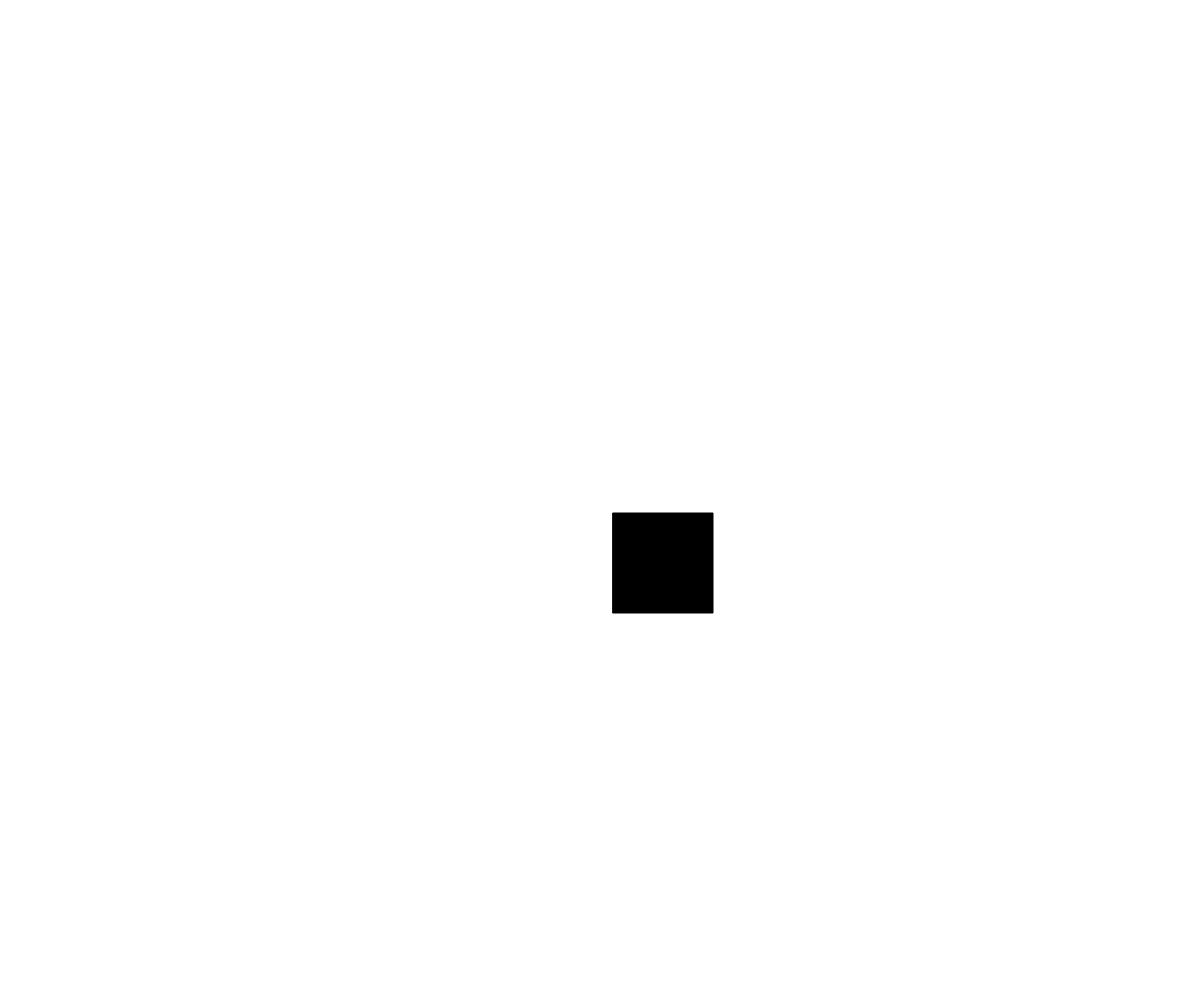
Frame 1 (no input)
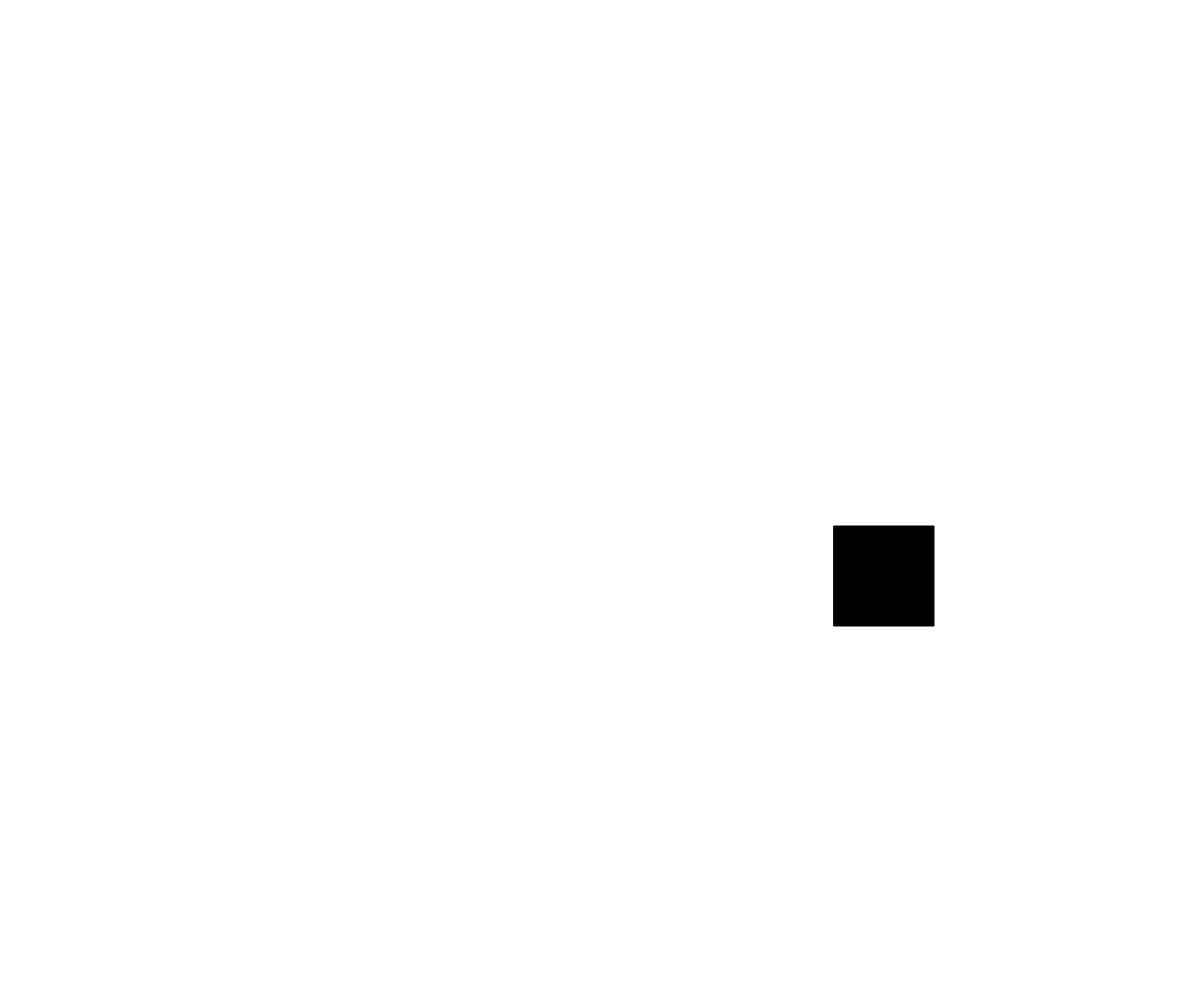
Frame 60 (no input)
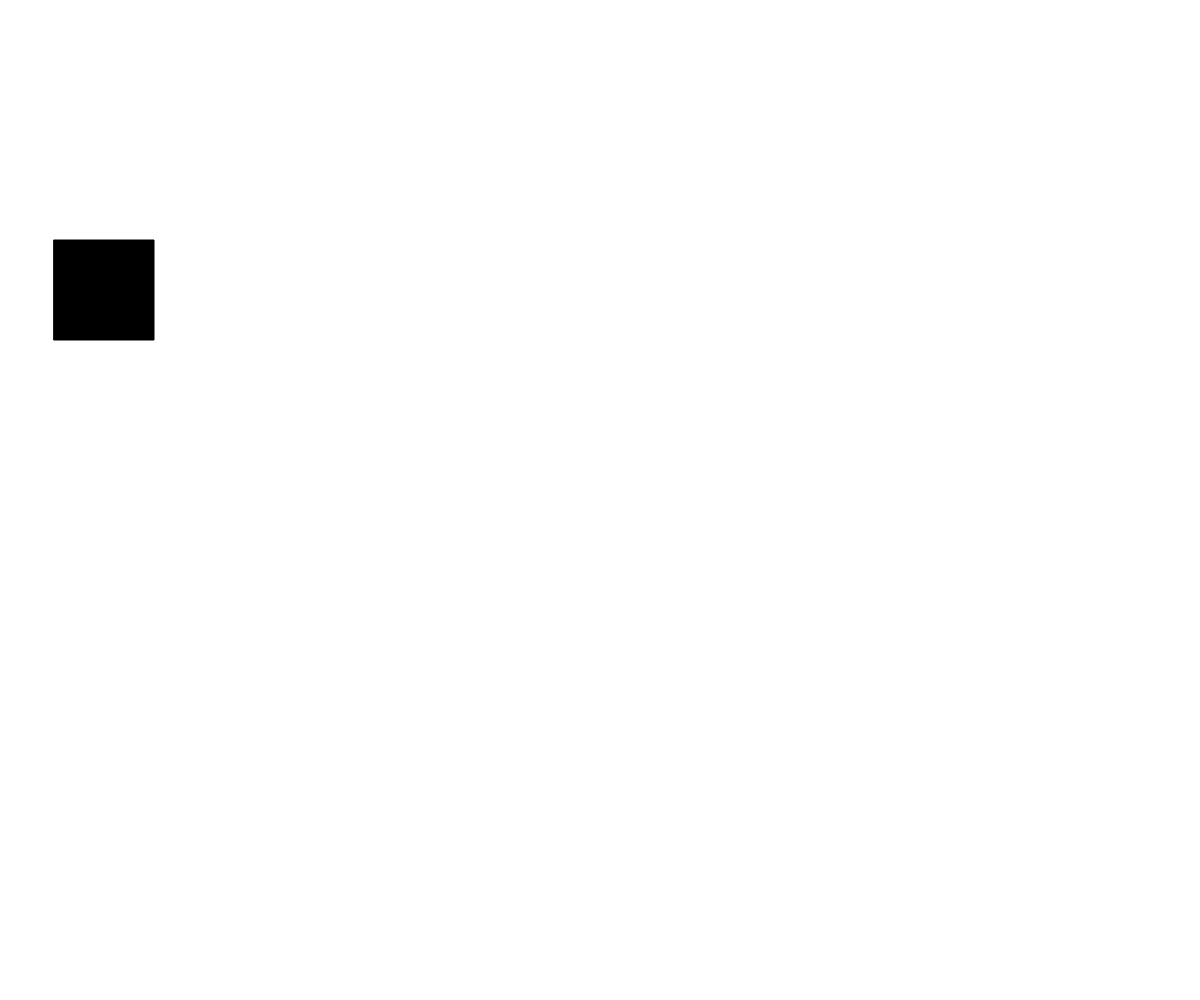
Frame 120 (the mouse pressed at the canvas centre since frame 60)

The p5.js sketch that drew these frames (run headless with seeded random() and noise() and a simulated clock; from frame 60 on, the mouse is pressed at the canvas centre):

// p5.js sketch
// ── sketch.js
// Bouncing Ball Demo
// Mueez

let x;
let y;
let dx = 13;
let dy = 13;
let r;
let mode = "rectangle"


function setup() {
  createCanvas(windowWidth, windowHeight);
  x = width/2;
  y = height/2;
  r = 100;
}

function draw() {
  background(255)


  moveShape()

  if (mode === "circle") {
    displayCircle()
  }

  if (mode === "rectangle") {
    displayRectangle()
  }
}

function windowResized() {
  setup();
}

function keyPressed() {
  if (keyCode === 32) {
    background(255)
    x = width/2
    y = height/2
  }
}


function moveShape() {
  x += dx;
  y += dy;
}


function displayCircle() {
  if (x > width - r/2 || x < 0 + r/2) {
    dx *= -1;
  }

  else if (y > height - r/2 || y < 0 + r/2) {
    dy *= -1;
  }

  fill(0);
  circle(x, y, r);
}


function displayRectangle() {
  if (mode === "rectangle") {

    fill(0)
    rect(x, y, r, r)

    if (x > width - r || x < 0 ) {
      dx *= -1;
    }

    else if (y > height - r || y < 0) {
      dy *= -1;
    }
  }
}
